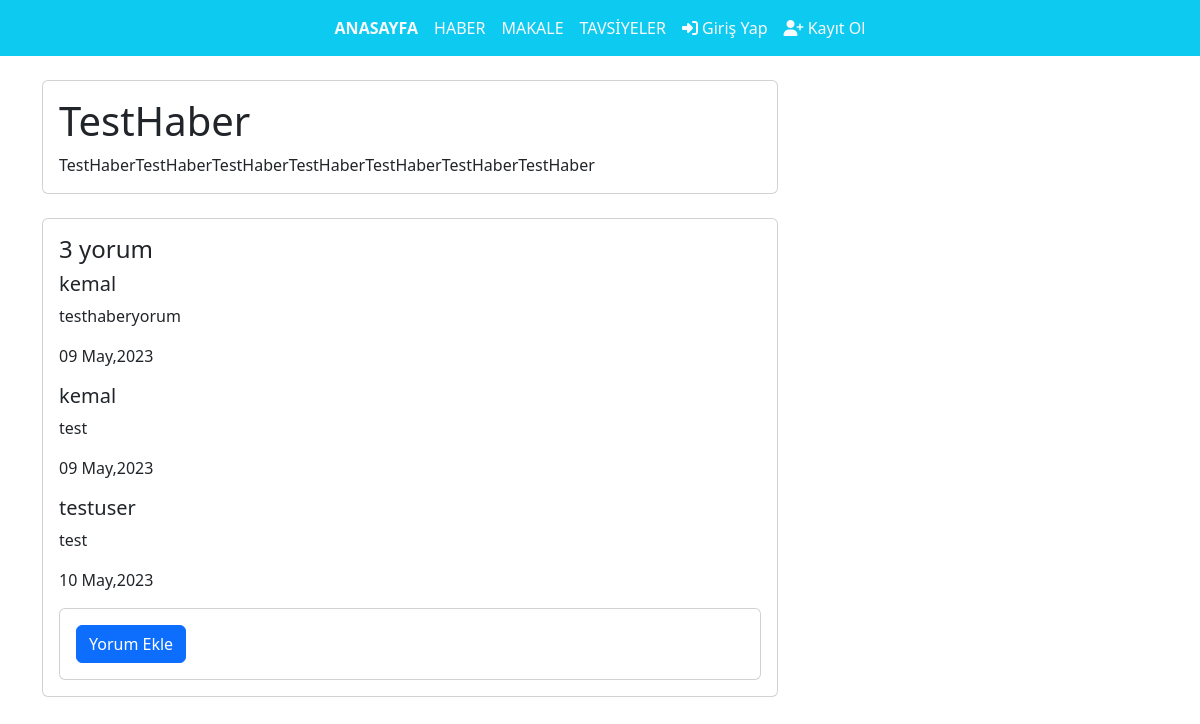
The app's page /post_detail/3/ with its own data.
### api/models.py (models this page shows, shortened)
class Post(models.Model):
    category_title = models.ForeignKey(Category, on_delete=models.CASCADE)
    title = models.CharField(max_length=255)
    content = models.TextField()
    author = models.ForeignKey(User, on_delete=models.CASCADE)
    created_at = models.DateTimeField(auto_now_add=True)

class Comment(models.Model):
    content = models.TextField()
    author = models.ForeignKey(User, on_delete=models.CASCADE)
    post = models.ForeignKey(Post, on_delete=models.CASCADE, related_name="comments")
    created_at = models.DateTimeField(auto_now_add=True)

### api/views.py (the view)
# urls.py: path("post_detail/<int:pk>/", views.post_detail, name="post_detail"),
def post_detail(request, pk):
    post = get_object_or_404(Post, pk=pk)
    return render(request, "post_detail.html", locals())

### templates/post_detail.html (shortened to what this page needs)
<!DOCTYPE html>
<html>
<head>
  {% load bootstrap5 %} {% bootstrap_css %} {% bootstrap_javascript %}
  <link href="https://cdn.jsdelivr.net/npm/bootstrap@5.3.0-alpha1/dist/css/bootstrap.min.css" rel="stylesheet"
 />
</head>
<body>
  <nav class="navbar navbar-expand-lg navbar-light bg-info">
    <div class="container-fluid">
      <div class="collapse navbar-collapse justify-content-center" id="navbarNav">
        <ul class="navbar-nav">
          <li class="nav-item">
            <a class="nav-link link-light" href="/"><b>ANASAYFA</b></a>
        </li>
          <li class="nav-item">
            <a class="nav-link link-light" href="{% url 'haber' %}">HABER</a>
          </li>
          <li class="nav-item">
            <a class="nav-link link-light" href="{% url 'makale' %}">MAKALE</a>
          </li>
          <li class="nav-item">
            <a class="nav-link link-light" href="{% url 'tavsiyeler' %}">TAVSİYELER</a>
          </li>
          {% if user.is_authenticated %}
          <div class="profile-icon float-right">
            <a href="#" role="button" id="profileDropdown" aria-haspopup="true" aria-expanded="false">
              <i class="fas fa-user-circle fa-2x"></i>
            </a>
            <div class="profile-dropdown">
              <a class="dropdown-item" href="{% url 'comments' %}"><i class="fa fa-sign-out"></i>Yorumlar</a>
              <div class="dropdown-divider"></div>
              <a class="dropdown-item" href="{% url 'password' %}"><i class="fa fa-sign-out"></i>Şifre Değiştir</a>
              <div class="dropdown-divider"></div>
              <a class="dropdown-item" href="{% url 'logout' %}"><i class="fa fa-sign-out"></i>Çıkış</a>
            </div>
          </div>
          {% else %}
          <li class="nav-item">
            <a class="nav-link link-light" href="{% url 'login' %}">
              <i class="fa fa-sign-in"></i> Giriş Yap
            </a>
          </li>
          <li class="nav-item">
            <a class="nav-link link-light" href="{% url 'register' %}">
              <i class="fa fa-user-plus"></i> Kayıt Ol
            </a>
          </li>
          {% endif %}
        </ul>
      </div>
    </div>
  </nav>
  {% block content %}
  <div class="container my-4">
    <div class="row">
      <div class="col-md-8">
        <div class="card mb-4">
          <div class="card-body">
            <h1 class="card-title">{{ post.title }}</h1>
            <p class="card-text">{{ post.content }}</p>
          </div>
        </div>
        <div class="card mb-4">
          <div class="card-body">
            <h4 class="card-title">{{ post.comments.count }} yorum</h4>
            {% for comment in post.comments.all %}
            <div class="media mb-3">
              <div class="media-body">
                <h5 class="mt-0">{{ comment.author.username }}</h5>
                <p>{{ comment.content }}</p>
                <p class="justify-content-end">{{comment.created_at|date:"d M,Y"}}</p>
              </div>
            </div>
            {% endfor %}
            <div class="card mt-3">
              <div class="card-body">
                <form method="POST" action="{% url 'add_comment' post.pk %}">
                  <button type="submit" class="btn btn-primary">Yorum Ekle</button>
                </form>
              </div>
            </div>
          </div>
        </div>
      </div>
    </div>
  </div>
  {% endblock %}
</body>
</html>

### records on screen
Post: title "TestHaber", content "TestHaberTestHaberTestHaberTestHaberTestHaberTestHaberTestHaber", comments.count "3"
Comment: author.username "kemal", content "testhaberyorum", created_at "09 May,2023"
Comment: author.username "kemal", content "test", created_at "09 May,2023"
Comment: author.username "testuser", content "test", created_at "10 May,2023"
